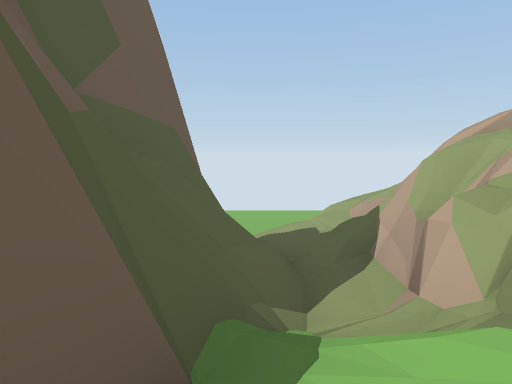
view 1 (above)

16 first-person views from a walk through a Unity game level. The camera is 1.4 m above the floor, tilts 6° down and sees 70° across. Doors are open. The floor is counted in squares, 2 m on a side. Each view is taken from the middle of a square. On the plan, view 1 faces up. The plan holds only what a view shows up to about 11 squares ahead; the rest is blank. The place goes on beyond the plan.

view 2
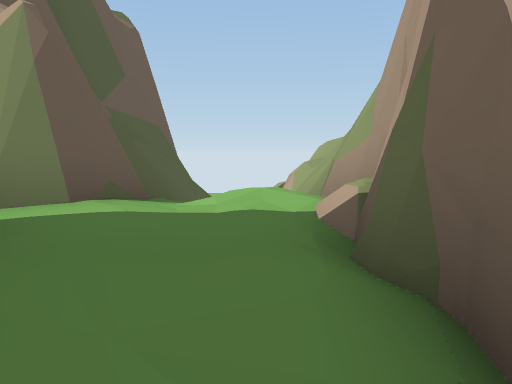

view 3
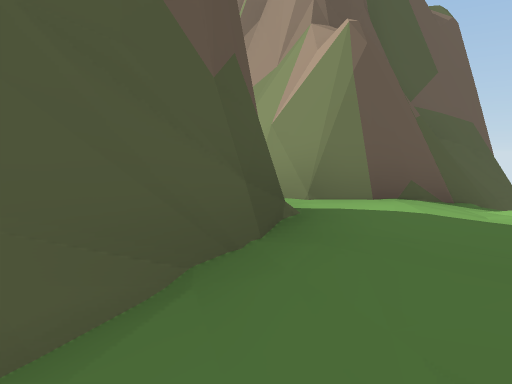

view 4
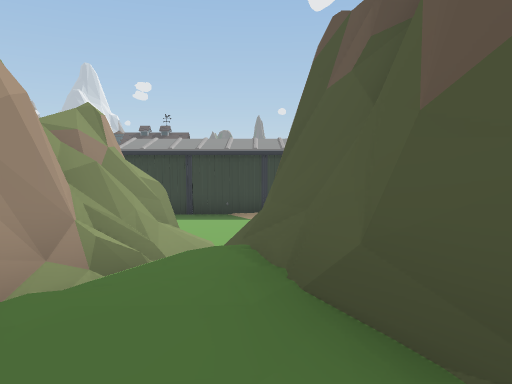

view 5
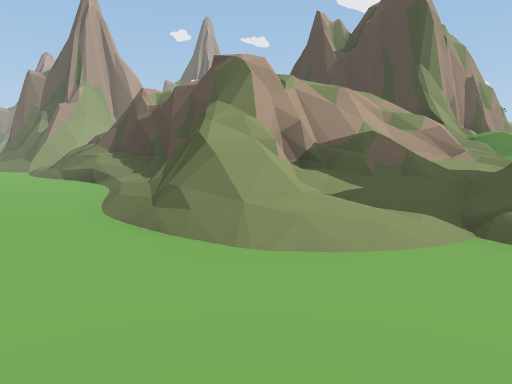

view 6
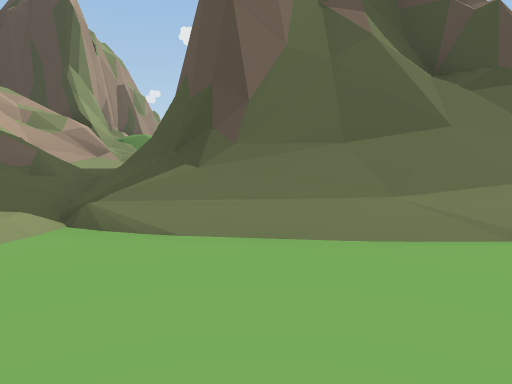

view 7
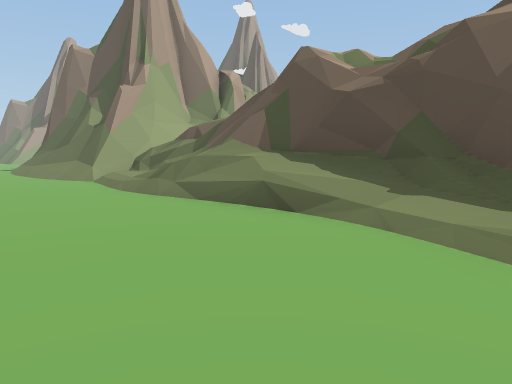

view 8
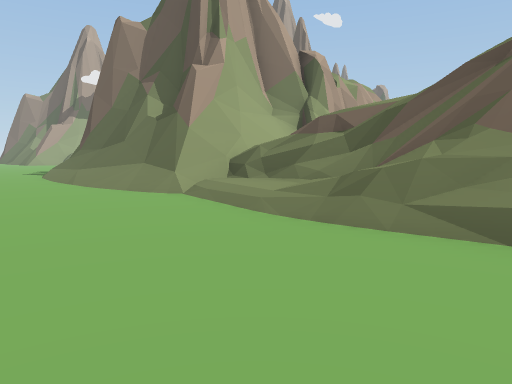

view 9
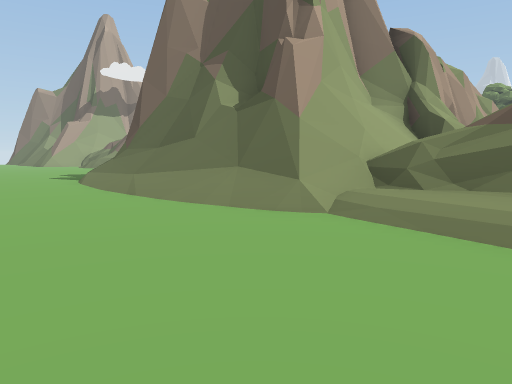

view 10
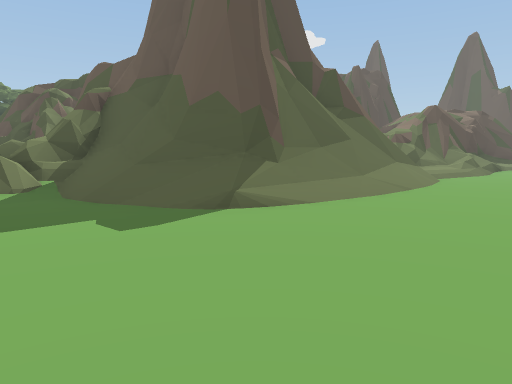

view 11
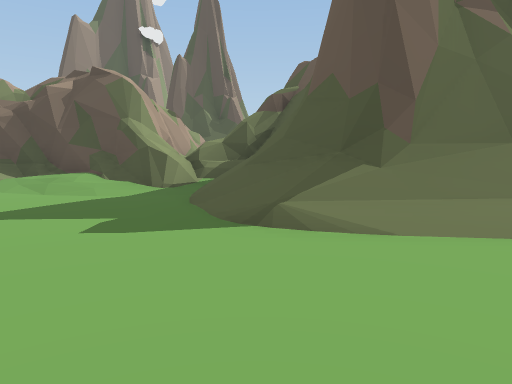

view 12
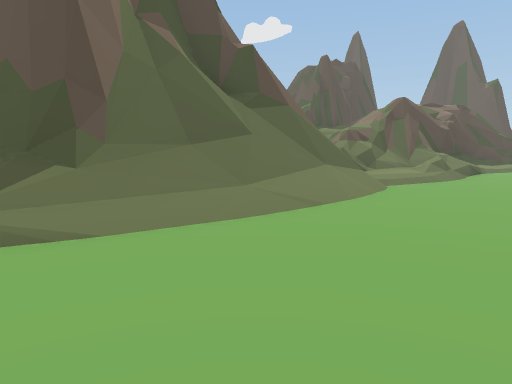

view 13
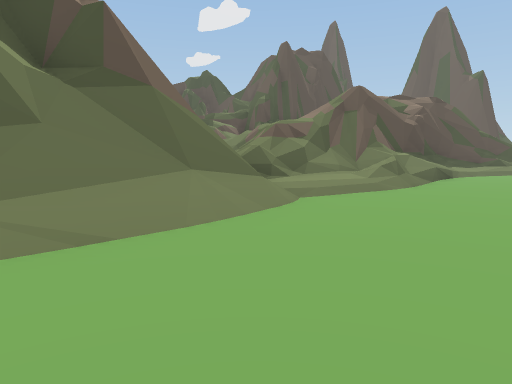

view 14
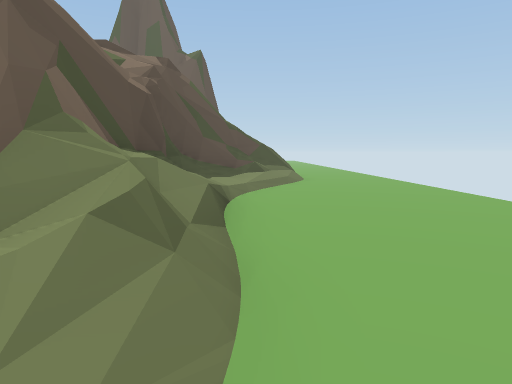

view 15
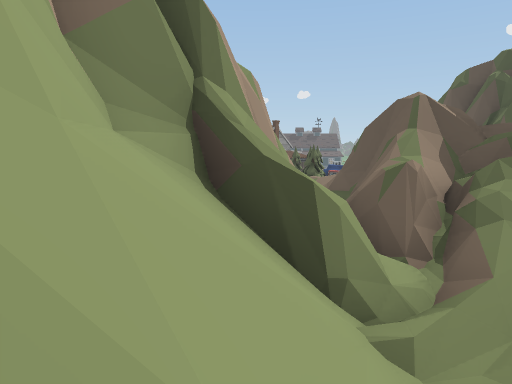

view 16
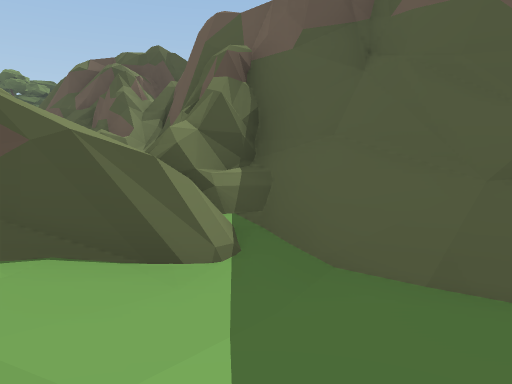

### Floor plan
Key: @ floor where view 1 was taken; # wall or solid block; . floor; / step, stairs or slope; = window, fence, low wall or low ledge; ^ raised ledge; G garage.
Columns run from 5 left of view 1 to 25 right of it. Each row starts with its distance up from view 1.
 11    ............................
 10   .............................
  9  ...../#=/.....................
  8  //////==///....//...//////....
  7 ////////####///=/////=//////...
  6 ==^^#//===#####====#/^==^^#//..
  5 ^^  ^=/=#     =##==#=^^^  ^//..
  4    ^=//==        =#=#=   ##//#/
  3     #//##         #####  ######
  2     #//###
  1     #//##
  0     #@/#          ###
 -1     #//#          ##
 -2     #//#         ##=
 -3     #//#          #=
 -4     ##=#           =
 -5      ###
 -6       ##
 -7       #
 -8       .
 -9      ...
-10      ...
-11     GGGGGG

Where each view was taken, in squares from view 1:
view 1: 0 up, 0 right, facing up
view 2: 3 down, 1 right, facing up
view 3: 3 down, 1 right, facing up-left
view 4: 0 up, 0 right, facing down
view 5: 11 up, 1 left, facing down-right
view 6: 11 up, 2 left, facing down
view 7: 11 up, 5 right, facing down-right
view 8: 11 up, 9 right, facing down-right
view 9: 11 up, 12 right, facing down-right
view 10: 11 up, 25 right, facing down-left
view 11: 11 up, 22 right, facing down
view 12: 11 up, 22 right, facing down-left
view 13: 11 up, 19 right, facing down-left
view 14: 8 up, 13 right, facing left
view 15: 6 up, 15 right, facing down
view 16: 6 up, 25 right, facing down-left
